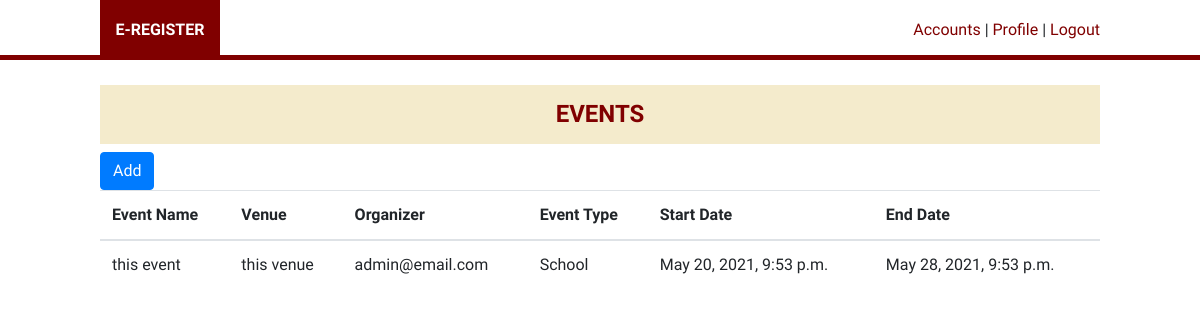
Screenshot of / (signed in) with the database file from the repository.
### events/models.py (models this page shows)
class Event(models.Model):
    name = models.CharField(max_length=100)
    venue = models.CharField(max_length=100)
    organizer = models.ForeignKey('accounts.user', on_delete=models.DO_NOTHING)
    event_type = models.ForeignKey('events.EventType', on_delete=models.CASCADE, null=False, blank=False)
    start_date = models.DateTimeField(null=False, blank=False)
    end_date = models.DateTimeField(null=False, blank=False)
    date_created = models.DateTimeField(auto_now_add=True)

class EventType(models.Model):
    name = models.CharField(max_length=100)
    date_created = models.DateTimeField(auto_now_add=True)
    def __str__(self):
        return self.name

### accounts/models.py (models this page shows, shortened)
class User(AbstractBaseUser, PermissionsMixin):
    first_name = models.CharField(max_length=50)
    middle_name = models.CharField(max_length=50)
    last_name = models.CharField(max_length=50)
    email = models.EmailField(max_length=30, unique=True)
    contact_no = models.CharField(max_length=20, blank=True)
    role = models.ForeignKey(UserRole, on_delete=models.CASCADE, null=True, default=None, blank=True)
    qr_code = models.ImageField(upload_to='qr_code', null=True)
    qr_id = models.CharField(max_length=50)
    is_admin = models.BooleanField(default=False)
    is_staff = models.BooleanField(default=False)
    is_superuser = models.BooleanField(default=False)
    objects = UserManager()
    USERNAME_FIELD = 'email'
    REQUIRED_FIELDS = []

### events/views.py (the view)
# urls.py: path('', views.Home.as_view(), name='events-home'),
class Home(View):
    name = 'events/index.html'
    @method_decorator(login_required)
    def get(self, request):
        context = {
            'events': Event.objects.all(),
        }
        return render(request, self.name, context)

### events/templates/events/index.html
{% extends 'events/base.html' %}
{% block content %}
    <div class="wrapper">
        <h4 class="page-title">EVENTS</h4>
        <a href="{% url 'events-add' %}" class="btn btn-primary">Add</a>
        <table class="table">
            <thead>
                <tr>
                    <th>Event Name</th>
                    <th>Venue</th>
                    <th>Organizer</th>
                    <th>Event Type</th>
                    <th>Start Date</th>
                    <th>End Date</th>
                </tr>
            </thead>
            <tbody>
            {% for event in events %}
                <tr>
                    <td>{{ event.name }}</td>
                    <td>{{ event.venue }}</td>
                    <td>{{ event.organizer }}</td>
                    <td>{{ event.event_type }}</td>
                    <td>{{ event.start_date }}</td>
                    <td>{{ event.end_date }}</td>
                </tr>
            {% endfor %}
            </tbody>
        </table>
    </div>
{% endblock %}

### events/templates/events/base.html (style rules this page uses)
body { font-family:'Mulish'; }
.wrapper { width:1000px; margin:auto;height:100%; }
.page-title { background: #D4AF3740;font-weight: 700;color: #800000;padding: 15px 10px;text-align: center; }

### rows the page displays
Event: name "this event", venue "this venue", organizer "admin@email.com", event_type "School", start_date "May 20, 2021, 9:53 p.m.", end_date "May 28, 2021, 9:53 p.m."
